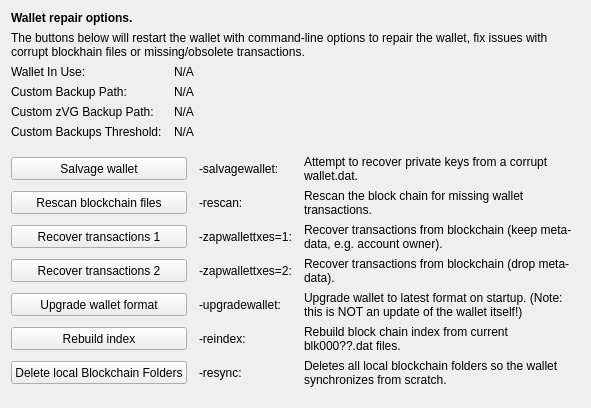
     <widget class="QWidget" name="tab_repair">
      <attribute name="title">
       <string>&amp;Wallet Repair</string>
      </attribute>
      <layout class="QGridLayout" name="gridLayout_4" columnstretch="0,0,0,0">
       <property name="horizontalSpacing">
        <number>12</number>
       </property>
       <item row="0" column="0" colspan="4">
        <widget class="QLabel" name="label_repair_header">
         <property name="font">
          <font>
           <weight>75</weight>
           <bold>true</bold>
          </font>
         </property>
         <property name="text">
          <string>Wallet repair options.</string>
         </property>
        </widget>
       </item>
       <item row="1" column="0" colspan="4">
        <widget class="QLabel" name="label_repair_helptext">
         <property name="font">
          <font>
           <weight>50</weight>
           <bold>false</bold>
          </font>
         </property>
         <property name="text">
          <string>The buttons below will restart the wallet with command-line options to repair the wallet, fix issues with corrupt blockhain files or missing/obsolete transactions.</string>
         </property>
         <property name="wordWrap">
          <bool>true</bool>
         </property>
        </widget>
       </item>
       <item row="2" column="0">
        <widget class="QLabel" name="wallet_path_label">
         <property name="text">
          <string>Wallet In Use:</string>
         </property>
        </widget>
       </item>
       <item row="2" column="1" colspan="3">
        <widget class="QLabel" name="wallet_path">
         <property name="cursor">
          <cursorShape>IBeamCursor</cursorShape>
         </property>
         <property name="text">
          <string>N/A</string>
         </property>
         <property name="textFormat">
          <enum>Qt::PlainText</enum>
         </property>
         <property name="textInteractionFlags">
          <set>Qt::LinksAccessibleByMouse|Qt::TextSelectableByKeyboard|Qt::TextSelectableByMouse</set>
         </property>
        </widget>
       </item>
       <item row="3" column="0">
        <widget class="QLabel" name="wallet_custombackuppath_label">
         <property name="text">
          <string>Custom Backup Path:</string>
         </property>
         <property name="visible">
          <bool>false</bool>
         </property>
        </widget>
       </item>
       <item row="3" column="1" colspan="3">
        <widget class="QLabel" name="wallet_custombackuppath">
         <property name="cursor">
          <cursorShape>IBeamCursor</cursorShape>
         </property>
         <property name="text">
          <string>N/A</string>
         </property>
         <property name="textFormat">
          <enum>Qt::PlainText</enum>
         </property>
         <property name="textInteractionFlags">
          <set>Qt::LinksAccessibleByMouse|Qt::TextSelectableByKeyboard|Qt::TextSelectableByMouse</set>
         </property>
         <property name="visible">
          <bool>false</bool>
         </property>
        </widget>
       </item>
       <item row="4" column="0">
        <widget class="QLabel" name="wallet_customzvgbackuppath_label">
         <property name="text">
          <string>Custom zVG Backup Path:</string>
         </property>
         <property name="visible">
          <bool>false</bool>
         </property>
        </widget>
       </item>
       <item row="4" column="1" colspan="3">
        <widget class="QLabel" name="wallet_customzvgbackuppath">
         <property name="cursor">
          <cursorShape>IBeamCursor</cursorShape>
         </property>
         <property name="text">
          <string>N/A</string>
         </property>
         <property name="textFormat">
          <enum>Qt::PlainText</enum>
         </property>
         <property name="textInteractionFlags">
          <set>Qt::LinksAccessibleByMouse|Qt::TextSelectableByKeyboard|Qt::TextSelectableByMouse</set>
         </property>
         <property name="visible">
          <bool>false</bool>
         </property>
        </widget>
       </item>
       <item row="5" column="0">
        <widget class="QLabel" name="wallet_custombackupthreshold_label">
         <property name="text">
          <string>Custom Backups Threshold:</string>
         </property>
         <property name="visible">
          <bool>false</bool>
         </property>
        </widget>
       </item>
       <item row="5" column="1" colspan="3">
        <widget class="QLabel" name="wallet_custombackupthreshold">
         <property name="cursor">
          <cursorShape>IBeamCursor</cursorShape>
         </property>
         <property name="text">
          <string>N/A</string>
         </property>
         <property name="textFormat">
          <enum>Qt::PlainText</enum>
         </property>
         <property name="textInteractionFlags">
          <set>Qt::LinksAccessibleByMouse|Qt::TextSelectableByKeyboard|Qt::TextSelectableByMouse</set>
         </property>
         <property name="visible">
          <bool>false</bool>
         </property>
        </widget>
       </item>
       <item row="6" column="0">
        <spacer name="verticalSpacer_repair1">
         <property name="orientation">
          <enum>Qt::Vertical</enum>
         </property>
         <property name="sizeHint" stdset="0">
          <size>
           <width>10</width>
           <height>10</height>
          </size>
         </property>
        </spacer>
       </item>
       <item row="7" column="0" colspan="2">
        <widget class="QPushButton" name="btn_salvagewallet">
         <property name="minimumSize">
          <size>
           <width>100</width>
           <height>23</height>
          </size>
         </property>
         <property name="text">
          <string>Salvage wallet</string>
         </property>
        </widget>
       </item>
       <item row="7" column="2">
        <widget class="QLabel" name="label_repair_salvage_command">
         <property name="text">
          <string notr="true">-salvagewallet:</string>
         </property>
        </widget>
       </item>
       <item row="7" column="3">
        <widget class="QLabel" name="label_repair_salvage">
         <property name="text">
          <string>Attempt to recover private keys from a corrupt wallet.dat.</string>
         </property>
         <property name="wordWrap">
          <bool>true</bool>
         </property>
        </widget>
       </item>
       <item row="8" column="0" colspan="2">
        <widget class="QPushButton" name="btn_rescan">
         <property name="minimumSize">
          <size>
           <width>100</width>
           <height>23</height>
          </size>
         </property>
         <property name="text">
          <string>Rescan blockchain files</string>
         </property>
        </widget>
       </item>
       <item row="8" column="2">
        <widget class="QLabel" name="label_repair_rescan_command">
         <property name="text">
          <string notr="true">-rescan:</string>
         </property>
        </widget>
       </item>
       <item row="8" column="3">
        <widget class="QLabel" name="label_repair_rescan">
         <property name="text">
          <string>Rescan the block chain for missing wallet transactions.</string>
         </property>
         <property name="wordWrap">
          <bool>true</bool>
         </property>
        </widget>
       </item>
       <item row="9" column="0" colspan="2">
        <widget class="QPushButton" name="btn_zapwallettxes1">
         <property name="minimumSize">
          <size>
           <width>100</width>
           <height>23</height>
          </size>
         </property>
         <property name="text">
          <string>Recover transactions 1</string>
         </property>
        </widget>
       </item>
       <item row="9" column="2">
        <widget class="QLabel" name="label_repair_zap1_command">
         <property name="text">
          <string notr="true">-zapwallettxes=1:</string>
         </property>
        </widget>
       </item>
       <item row="9" column="3">
        <widget class="QLabel" name="label_repair_zap1">
         <property name="text">
          <string>Recover transactions from blockchain (keep meta-data, e.g. account owner).</string>
         </property>
         <property name="wordWrap">
          <bool>true</bool>
         </property>
        </widget>
       </item>
       <item row="10" column="0" colspan="2">
        <widget class="QPushButton" name="btn_zapwallettxes2">
         <property name="minimumSize">
          <size>
           <width>100</width>
           <height>23</height>
          </size>
         </property>
         <property name="text">
          <string>Recover transactions 2</string>
         </property>
        </widget>
       </item>
       <item row="10" column="2">
        <widget class="QLabel" name="label_repair_zap2_command">
         <property name="text">
          <string notr="true">-zapwallettxes=2:</string>
         </property>
        </widget>
       </item>
       <item row="10" column="3">
        <widget class="QLabel" name="label_repair_zap2">
         <property name="text">
          <string>Recover transactions from blockchain (drop meta-data).</string>
         </property>
         <property name="wordWrap">
          <bool>true</bool>
         </property>
        </widget>
       </item>
       <item row="11" column="0" colspan="2">
        <widget class="QPushButton" name="btn_upgradewallet">
         <property name="minimumSize">
          <size>
           <width>100</width>
           <height>23</height>
          </size>
         </property>
         <property name="text">
          <string>Upgrade wallet format</string>
         </property>
        </widget>
       </item>
       <item row="11" column="2">
        <widget class="QLabel" name="label_repair_upgrade_command">
         <property name="text">
          <string notr="true">-upgradewallet:</string>
         </property>
        </widget>
       </item>
       <item row="11" column="3">
        <widget class="QLabel" name="label_repair_upgrade">
         <property name="text">
          <string>Upgrade wallet to latest format on startup. (Note: this is NOT an update of the wallet itself!)</string>
         </property>
         <property name="wordWrap">
          <bool>true</bool>
         </property>
        </widget>
       </item>
       <item row="12" column="0" colspan="2">
        <widget class="QPushButton" name="btn_reindex">
         <property name="minimumSize">
          <size>
           <width>100</width>
           <height>23</height>
          </size>
         </property>
         <property name="text">
          <string>Rebuild index</string>
         </property>
        </widget>
       </item>
       <item row="12" column="2">
        <widget class="QLabel" name="label_repair_reindex_command">
         <property name="text">
          <string notr="true">-reindex:</string>
         </property>
        </widget>
       </item>
       <item row="12" column="3">
        <widget class="QLabel" name="label_repair_reindex">
         <property name="text">
          <string>Rebuild block chain index from current blk000??.dat files.</string>
         </property>
         <property name="wordWrap">
          <bool>true</bool>
         </property>
        </widget>
       </item>
       <item row="13" column="0" colspan="2">
        <widget class="QPushButton" name="btn_resync">
         <property name="minimumSize">
          <size>
           <width>100</width>
           <height>23</height>
          </size>
         </property>
         <property name="text">
          <string>Delete local Blockchain Folders</string>
         </property>
        </widget>
       </item>
       <item row="13" column="2">
        <widget class="QLabel" name="label_repair_resync_command">
         <property name="text">
          <string>-resync:</string>
         </property>
        </widget>
       </item>
       <item row="13" column="3">
        <widget class="QLabel" name="label_repair_resync">
         <property name="text">
          <string>Deletes all local blockchain folders so the wallet synchronizes from scratch.</string>
         </property>
         <property name="wordWrap">
          <bool>true</bool>
         </property>
        </widget>
       </item>
       <item row="14" column="0">
        <spacer name="verticalSpacer_repair2">
         <property name="orientation">
          <enum>Qt::Vertical</enum>
         </property>
         <property name="sizeHint" stdset="0">
          <size>
           <width>20</width>
           <height>10</height>
          </size>
         </property>
        </spacer>
       </item>
      </layout>
     </widget>
